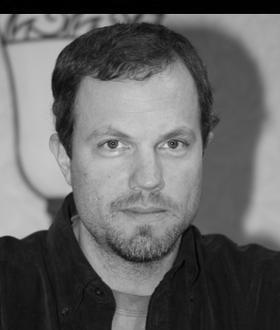
#> input picture hw7/hw7_data/low-rank_data/face.jpg, 280 x 330 px; its folder holds 2 pictures in this run
$ python lowrank.py   (older library calls are emulated)
#> lines starting #> are read from the running program, lines starting #| are printed output that depends on the picture
import numpy as np
import scipy.io
import matplotlib.pyplot as plt
import csv
import scipy.misc
import sys

load_directory = 'hw7_data/low-rank_data/'
save_directory = 'images/low-rank_approx/'

np.set_printoptions(threshold=np.inf)

def make_low_rank_image(filename, rank):
#> called with filename = 'face.jpg', rank = 80
    pic_name = filename[:-4]
    picture = scipy.misc.imread(load_directory + filename)
#> picture is the input picture: shape (330, 280); min 0, max 224, mean 101.2
    u, s, v = np.linalg.svd(picture, False)
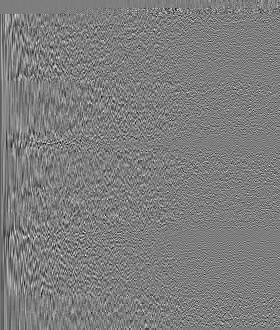
#> u: shape (330, 280) float64; min -0.278, max 0.285, mean -0.000236; drawn with min black and max white
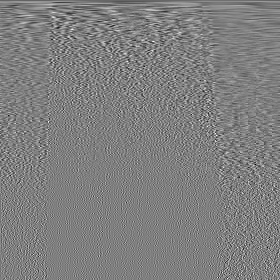
#> v: shape (280, 280) float64; min -0.343, max 0.343, mean -0.000196; drawn with min black and max white
#> s = 280 values, max 34595.2 at index 0, min 0.593 at index 279, mean 309.7
    sig = np.zeros((s.shape[0], s.shape[0]))
    for i in range(rank):
        sig[i, i] = s[i]
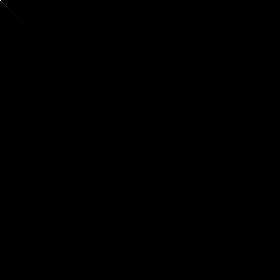
#> sig: shape (280, 280) float64; min 0, max 34595.2, mean 1.1; drawn with min black and max white

    new_picture = np.dot(np.dot(u, sig), v)
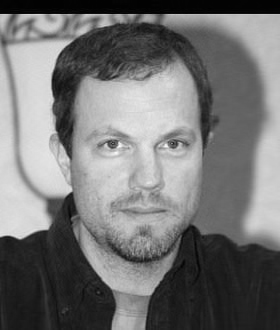
#> new_picture: shape (330, 280) float64; min -2.47, max 223.7, mean 101.2; drawn with min black and max white
    new_picture = np.clip(new_picture, 0, 255)
    new_picture = (new_picture + .5).astype('uint8')

    scipy.misc.imsave(save_directory + pic_name + '-' +
        str(rank) + '.png', new_picture)

def plot_MSE(filename):
    picture = scipy.misc.imread(load_directory + filename)
    u, s, v = np.linalg.svd(picture, False)
    sig = np.zeros((s.shape[0], s.shape[0]))
    error_array = []
    for i in range(100):
        sig[i, i] = s[i]
        new_picture = np.dot(np.dot(u, sig), v)
        error = np.sum((picture - new_picture) ** 2)
        error_array.append(error)
    rank_array = [i + 1 for i in range(100)]
    plt.plot(rank_array, error_array)
    plt.title("Mean Squared Error vs. Rank")
    plt.ylabel("Error")
    plt.xlabel("Rank Approximation")
    plt.show()

# [7 lines of commented-out code are left out]

make_low_rank_image('face.jpg', 80)

#plot_MSE('face.jpg')
